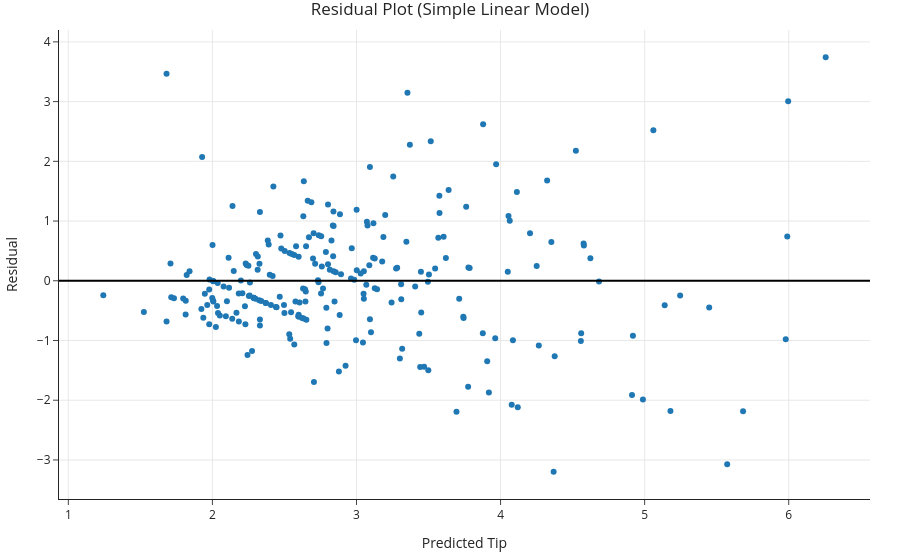

Notebook code for this chart:
### Markdown cell above
- A residual plot has
    - **predicted values $H(x)$** on the $x$-axis, and
    - **residuals $ y - H(x) $** on the $y$-axis.

### Code cell
# Let's start with the single-variable model:
with_resid = tips.assign(**{
    'Predicted Tip': model.predict(tips[['total_bill']]),
    'Residual': tips['tip'] - model.predict(tips[['total_bill']]),
})
fig = px.scatter(with_resid, x='Predicted Tip', y='Residual')
fig.add_hline(0, line_width=2, opacity=1).update_layout(title='Residual Plot (Simple Linear Model)')

### Figure 1 — Plotly figure (JSON) as saved in the notebook; plotly's stock layout.template omitted (floating-point values rounded to 4 significant figures; data arrays with more than 128 entries replaced by an {"elided": "..."} marker saying what was removed)
{"data": [{"hovertemplate": "Predicted Tip=%{x}<br>Residual=%{y}<extra></extra>", "legendgroup": "", "marker": {"color": "#1F77B4", "symbol": "circle"}, "mode": "markers", "name": "", "orientation": "v", "showlegend": false, "type": "scatter", "x": {"elided": "244 float values"}, "xaxis": "x", "y": {"elided": "244 float values"}, "yaxis": "y"}], "layout": {"legend": {"tracegroupgap": 0}, "shapes": [{"line": {"width": 2}, "opacity": 1, "type": "line", "x0": 0, "x1": 1, "xref": "x domain", "y0": 0, "y1": 0, "yref": "y"}], "title": {"text": "Residual Plot (Simple Linear Model)"}, "xaxis": {"anchor": "y", "domain": [0, 1], "title": {"text": "Predicted Tip"}}, "yaxis": {"anchor": "x", "domain": [0, 1], "title": {"text": "Residual"}}}}
